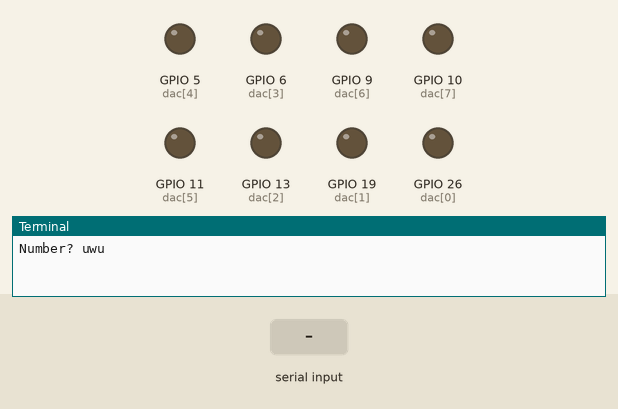
Simulated run of this program. Board: Raspberry Pi (BCM pin numbers). On the bench: output pins drawn as LEDs (lit = HIGH), the last lines printed to the terminal. The inputs (shaded band) are chosen by the test bench.

Above: at 1.2 s.
1.3 s: "5" typed at the terminal, then Enter
At 2.1 s:
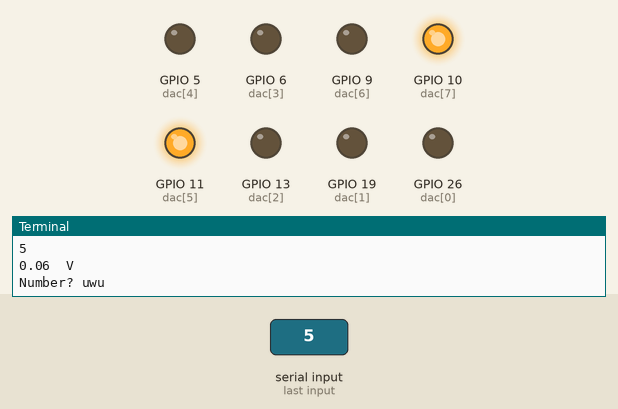
2.8 s: "90" typed at the terminal, then Enter
At 3.2 s:
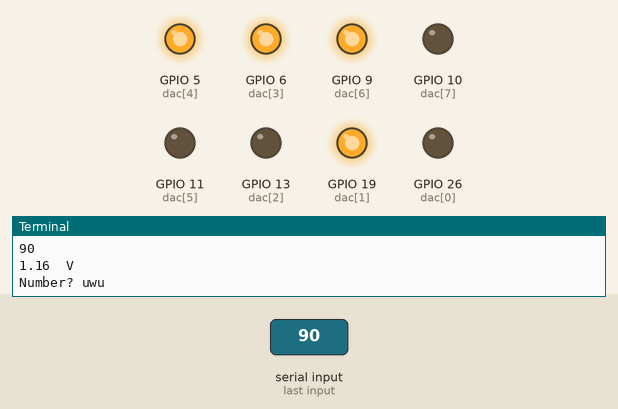
4.3 s: "200" typed at the terminal, then Enter
At 5.5 s:
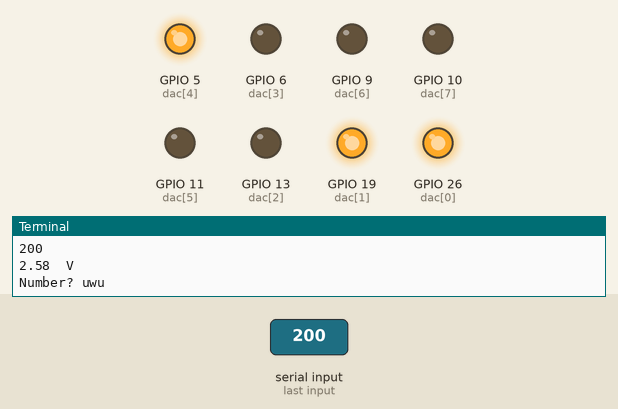
5.8 s: "1" typed at the terminal, then Enter
At 6.7 s:
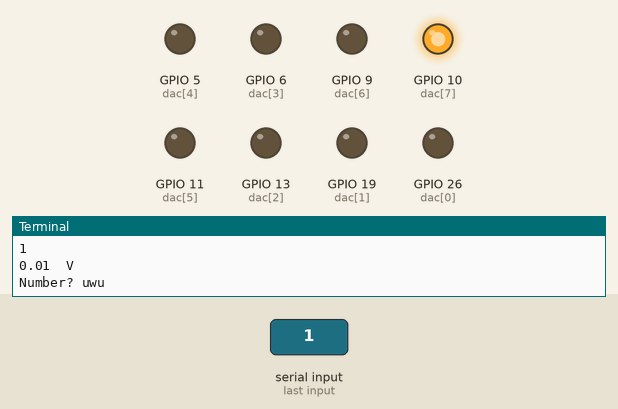
Timing chart, 0 to 8.3 s (numbered marks = the images above; inputs shaded):
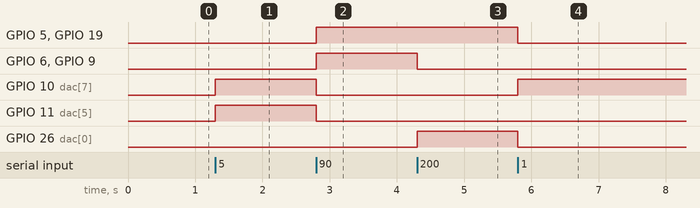

Measured:
- after the input at 1.3 s, GPIO 10 (dac[7]), GPIO 11 (dac[5]): LOW → HIGH at once
- after the input at 2.8 s, GPIO 5 (dac[4]), GPIO 6 (dac[3]), GPIO 9 (dac[6]), GPIO 19 (dac[1]): LOW → HIGH at once; GPIO 10 (dac[7]), GPIO 11 (dac[5]): HIGH → LOW at once
- after the input at 4.3 s, GPIO 6 (dac[3]), GPIO 9 (dac[6]): HIGH → LOW at once; GPIO 26 (dac[0]): LOW → HIGH at once
- after the input at 5.8 s, GPIO 5 (dac[4]), GPIO 19 (dac[1]), GPIO 26 (dac[0]): HIGH → LOW at once; GPIO 10 (dac[7]): LOW → HIGH at once

The program:

4-1-dac.py
```python
import RPi.GPIO

dac = [26, 19, 13, 6, 5, 11, 9, 10]
RPi.GPIO.setmode(RPi.GPIO.BCM)
RPi.GPIO.setup(dac, RPi.GPIO.OUT)

def dec2bin(n):
    return [int(i) for i in bin(n)[2:].zfill(8)]


def isfloat(n):
    try:
        float(n)
        return True
    except ValueError:
        return False


def isint(n):
    try:
        int(n)
        return True
    except ValueError:
        return False


try:
    while True:
        print('Number? uwu')
        x = input()
        if x == 'q':
            exit()
        elif not(isfloat(x)):
            print('integer required, you string appreciator')
        elif not(isint(x)):
            print('nxt time round is by urslf')
            x = round(float(x))
        else:
            x = int(x)
            if x > 255:
                print('too much!!! (<256 plz)')
            elif x < 0:
                print('>=0 plz')
            else:
                RPi.GPIO.output(dac, dec2bin(x))
                print("{:.2f}".format(3.3/256*x),' V')
finally:
    RPi.GPIO.output(dac, 0)
    RPi.GPIO.cleanup()
```
